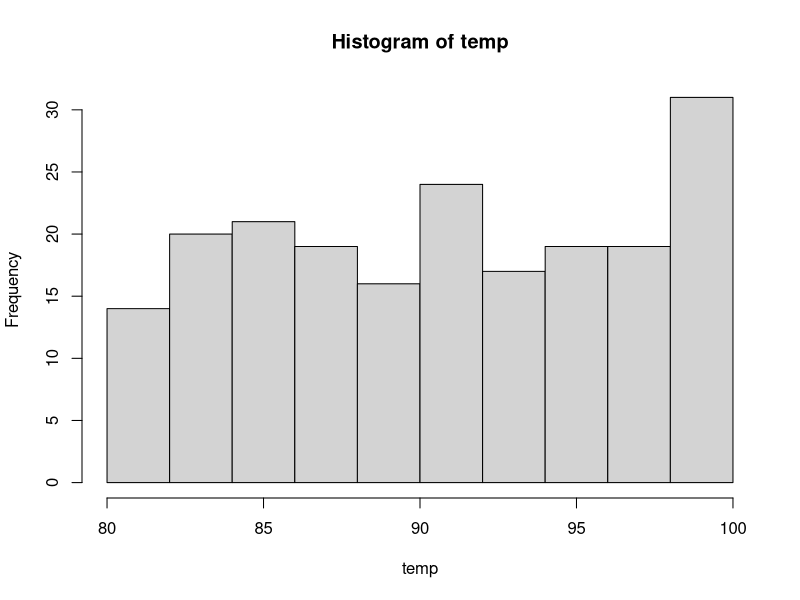
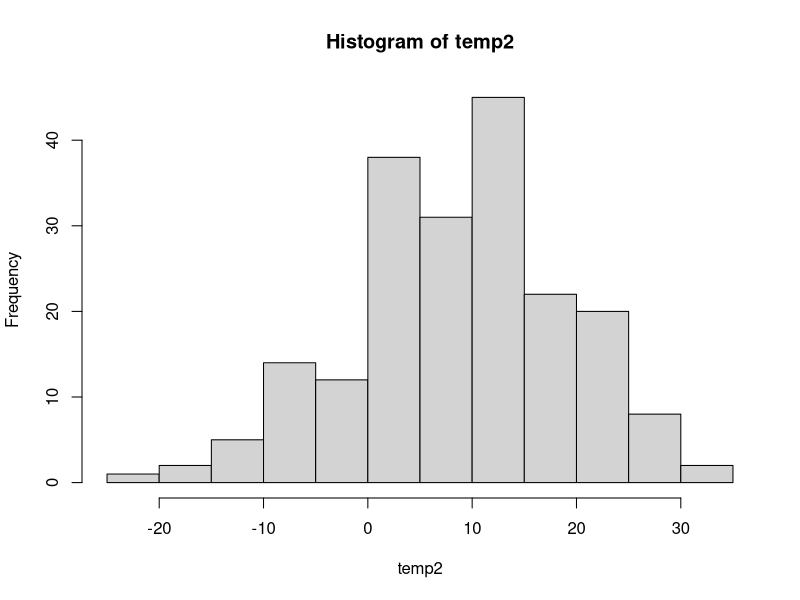

The R source for these figures, in order:
## ---- chunk 1
require(knitr) 
require(kableExtra)
if(!require(data.table)){install.packag
  es("data.table"); require(data.table)}

#Criando conjunto de dados

#OperacoesR <- data.table(Operador = c( "+", "-", "*", "/", "^", "abs", "exp", "log", "sqrt", "rnorm"),
#                        Descricao = c( "Adicao", "Subtracao", "Multiplicacao", "Divisao", "Exponenciacao", "Valor Absoluto", #"log logaritmo (default \'e log natural)", "Raiz quadrada", "sorteia 100.000 valores de uma Normal"),
#                        Exemplos = c( "5+4", "5-4", "5*4", "5/4", "5^4", "abs(-5)", "exp(5)", "log(exp(5)", "sqrt(64)", #"rnorm(100000)"))
Tabela <- data.table(Operador = c("+", "-","*","/", "^", "abs", "exp", "log", "sqrt", "rnorm" ),
                     Descricao = c("Adicao", "Subtracao", "Multiplicacao", "Divisao", "Exponenciacao", "Valor Absoluto", "log logaritmo (default \'e log natural)", "Raiz quadrada", "sorteia 100.000 valores de uma Normal"),
                     Exemplos = c("5+4", "5-4", "5*4", "5/4", "5^4", "abs(-5)", "exp(5)", "log(exp(5)", "sqrt(64)", "rnorm(100000)"))
                    
kable(Tabela, booktabs = T)

## ---- chunk 2
 2+2  
 2*2  
 2/2  
 2-2  
 2^2  
## ---- chunk 3
 ((4+16)/4)^2  

## ---- chunk 4
getwd()
## ---- chunk 5
 aves<-c(22,28,37,34,13,24,39,5,33,32)  
## ---- chunk 6
 length(aves)  
## ---- chunk 7
 letras<-c("a","b","c","da","edw")  
7  
 letras  
 
 palavras<-c("Manaus","Boa Vista","Belém","Brasília") 
 
 palavras    
 
## ---- chunk 8
max(aves) #valor máximo contido no objeto aves
min(aves) #valor mínimo
sum(aves) #Soma dos valores de aves
aves^2 #…
aves/10
## ---- chunk 9
n.aves<-length(aves)             # número de observações (n)
media.aves<-sum(aves)/n.aves                        #média
## ---- chunk 10
n.aves # para ver o número de observações (n)
media.aves # para ver a média
## ---- chunk 11
mean(aves)
## ---- chunk 12
aves[5] # Qual o quinto valor de aves?
palavras[3] # Qual a terceira palavra?
## ---- chunk 13
aves[c(5,8,10)] # acessa o quinto, oitavo e décimo valores
## ---- chunk 14
aves[-1] # note que o valor 22, o primeiro do objeto aves, foi excluído

## ---- chunk 15
aves[1]<-100 # O primeiro valor de aves deve ser 100
aves
aves[1]<-22 # Vamos voltar ao valor antigo
## ---- chunk 16
1:10 # O comando : é usado para especificar seqüências.
5:16 # Aqui a seqüência vai de 5 a 16
## ---- chunk 17
seq(1,10,2) #seq é a função para gerar seqüências, o default é em intervalos de 1.
## ---- chunk 18
seq(1,100,5) #seqüência de 1 a 100 em intervalos de 5
seq(0.01,1,0.02)
## ---- chunk 19
rep(5,10) # repete o valor 5 dez vezes
## ---- chunk 20
rep(2,5)
rep("a",5) # repete a letra "a" 5 vezes
rep(1:4,2) # repete a seqüência de 1 a 4 duas vezes
rep(1:4,each=2) # note a diferença ao usar o comando each=2
rep(c("A","B"),5) # repete A e B cinco vezes.
rep(c("A","B"),each=5) # repete A e B cinco vezes.
rep(c("Três","Dois","Sete","Quatro"),c(3,2,7,4)) # Veja que neste
## ---- chunk 21
runif(200,80,100) # gera 200 valores que vão de um mínimo de 80 até um máximo de 100
temp<-runif(200,80,100)
hist(temp) # Faz um histograma de freqüências dos valores
## ---- chunk 22
rnorm(200,0,1) # 200 valores com média 0 e desvio padrão 1
temp2<-rnorm(200,8,10) # 200 valores com média 8 e desvio padrão 10
hist(temp2) # Faz um histograma de frequências dos valores
## ---- chunk 23
sample(1:10,5) # tira 5 amostras com valores entre 1 e 10
## ---- chunk 24

sample(1:10,15,replace=TRUE) # agora sim!
## ---- chunk 25
moeda<-c("CARA","COROA") # primeiro criamos a moeda
## ---- chunk 26
sample(moeda,10,replace=TRUE) # agora sim
